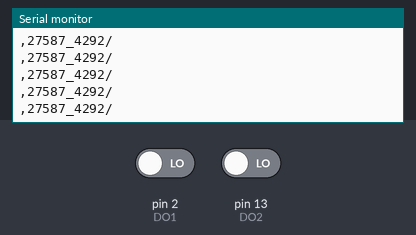
Recording of a sketch running on a simulated Arduino Uno, built with avr-gcc and run on an emulated ATmega328P. Shown: the last lines printed to the serial monitor. The test bench sets the inputs (shaded band); at power-on: pin 2 (DO1) LOW, pin 13 (DO2) LOW.

Above: at 1.2 s.
1.3 s: pin 2 (DO1) driven HIGH
At 2.2 s:
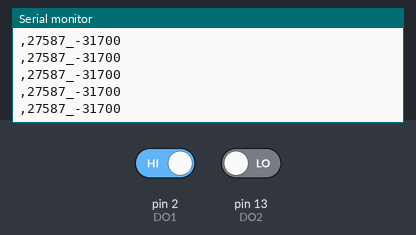
3.2 s: pin 13 (DO2) driven HIGH
At 3.8 s:
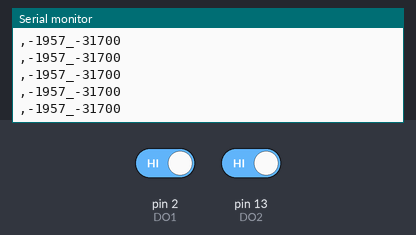
4.7 s: pin 2 (DO1) driven LOW
At 5.3 s:
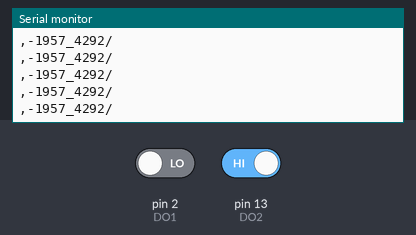
6.2 s: pin 13 (DO2) driven LOW
At 7.2 s:
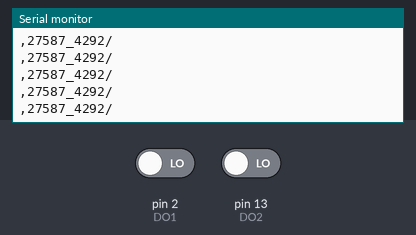
Timing chart, 0 to 8.7 s (numbered marks = the images above; inputs shaded):
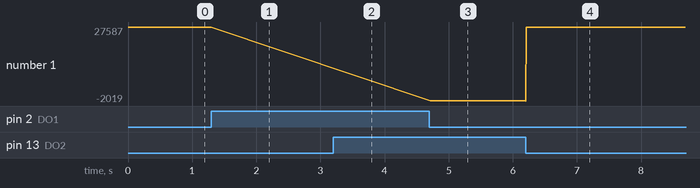

Measured:
- after the input at 1.3 s, the serial monitor: prints a new line at once (image 1)
- after the input at 3.2 s, the serial monitor: prints a new line at once (image 2)
- after the input at 4.7 s, the serial monitor: prints a new line at once (image 3)
- after the input at 6.2 s, the serial monitor: prints a new line at once (image 4)
- plotted number 1: -1957 → 27587 after the input at 6.2 s

The sketch:

CAM_device_code_TRO_1.ino
```cpp
#include <SoftwareSerial.h>

// For angular rates of cable
float theta_p = 0;
float phi_p   = 0;

float time_step_ini;

/////// Encoder 1  -->  pitch (theta)
/////// Encoder 2  -->  roll  (phi)

// Pin definition
const PROGMEM int CSn1 = 4;   //D2
const PROGMEM int CLK1 = 0;   //D3
const PROGMEM int DO1  = 2;   //D4

const PROGMEM byte CSn2 = 14;   //D5
const PROGMEM byte CLK2 = 12;   //D6
const PROGMEM byte DO2  = 13;   //D7

void setup()
{
  Serial.begin(115200);

  pinMode(CSn1, OUTPUT);
  pinMode(CLK1, OUTPUT);
  pinMode(DO1, INPUT);

  pinMode(CSn2, OUTPUT);
  pinMode(CLK2, OUTPUT);
  pinMode(DO2, INPUT);

  // Let's start here
  digitalWrite(CLK1, HIGH);
  digitalWrite(CSn1, HIGH);

  digitalWrite(CLK2, HIGH);
  digitalWrite(CSn2, HIGH);
}

void readSensor()
{

  int dataOut1 = 0;
  int dataOut2 = 0;

  theta_p = 0;
  phi_p = 0;

//// Reading from encoder ////

  digitalWrite(CSn1, LOW);
  digitalWrite(CSn2, LOW);
  delayMicroseconds(1); //Waiting for Tclkfe

  // Passing 10 times, from 0 to 9
  for(int x=0; x<12; x++)
  {
  digitalWrite(CLK1, LOW);
  digitalWrite(CLK2, LOW);
  delayMicroseconds(50); //Tclk/2
  digitalWrite(CLK1, HIGH);
  digitalWrite(CLK2, HIGH);
  delayMicroseconds(50); //Tdo valid, like Tclk/2
  dataOut1 = (dataOut1 << 1) | digitalRead(DO1); //Shift all the entering data to the left and past the pin state to it. 1e bit is MSB
  dataOut2 = (dataOut2 << 1) | digitalRead(DO2);
  }

  digitalWrite(CSn1, HIGH);
  digitalWrite(CSn2, HIGH);

/////////////////////////////////

  int offset_encoder_1 = 2256;
  int offset_encoder_2 = 2550;

  int offsetted_encoder_1 = dataOut1 - offset_encoder_1;
  int offsetted_encoder_2 = dataOut2 - offset_encoder_2;
//  Serial.println(offsetted_encoder_1);

  phi_p   = (float) (offsetted_encoder_2 * 0.0878906);
  theta_p = (float) (-offsetted_encoder_1 * 0.0878906);

//  Serial.print(phi_p);
//  Serial.print(",");
//  Serial.println(theta_p);

  int phi_p_scaled    = 50000 + (phi_p*100);
  int theta_p_scaled  = 50000 + (theta_p*100);

  String temp1 = String(phi_p_scaled);
  String temp2 = String(theta_p_scaled);
  String temp3 = "," + temp1 + "_" + temp2 + "/";
  char attitude[14];
  temp3.toCharArray(attitude, 14);
  Serial.println(attitude);
}

void loop()
{
  readSensor();
  delay(10); //Tcs waiting for another read in
}
```
